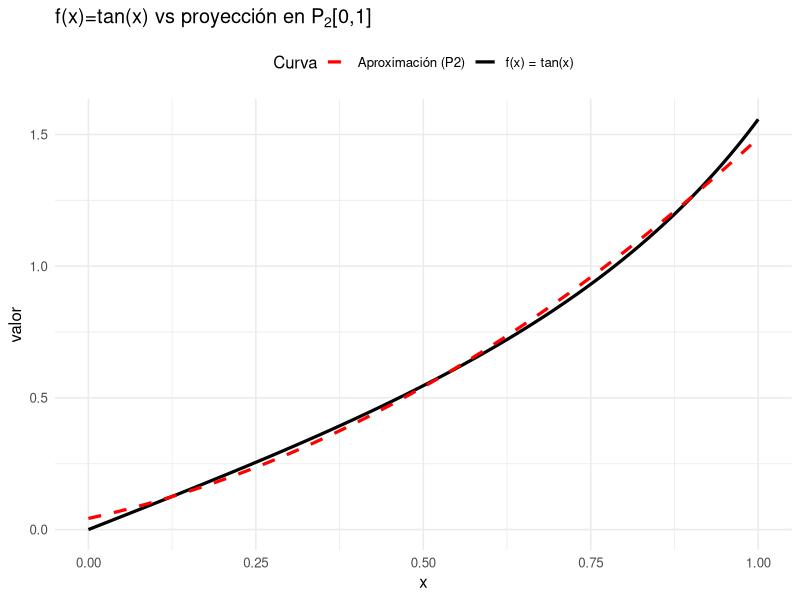

Recreate this plot in R.
## ---- chunk 1
#| code-fold: true
t <- 3 #<1>

intervalo <- function(P, t) { #<2>
  margen <- 0.5 * 10^(-t + 1)
  inferior <- P * (1 - margen)
  superior <- P * (1 + margen)
  data.frame(
    P = P,
    t = t,
    Limite_Inferior = round(inferior, 4),
    Limite_Superior = round(superior, 4)
  )
}

tabla_intervalos <- rbind( #<3>
  intervalo(150, t),
  intervalo(900, t),
  intervalo(1500, t),
  intervalo(90, t)
)

kableExtra::kable(tabla_intervalos) #<4>
## ---- chunk 2
#| code-fold: true
err.abs.a <- abs(pi - 3.1)
err.rel.a <- err.abs.a / pi
## ---- chunk 3
#| echo: false
cat("error absoluto:", err.abs.a)
cat("error relativo:", err.rel.a)
## ---- chunk 4
#| code-fold: true
err.abs.b <- abs(pi/1000 - 0.0031)
err.rel.b <- err.abs.b/(pi/1000)
## ---- chunk 5
#| echo: false
cat("error absoluto:", format(err.abs.b, scientific = F))
cat("error relativo:", err.rel.b)
## ---- chunk 6
#| code-fold: true
err.abs.c <- abs(1/3 - 0.333)
err.rel.c <- err.abs.c/(1/3)
## ---- chunk 7
#| echo: false
cat("error absoluto:", err.abs.c)
cat("error relativo:", err.rel.c)
## ---- chunk 8
#| code-fold: true
err.abs.d <- abs(100/3 - 33.3)
err.rel.d <- err.abs.d/(100/3)
## ---- chunk 9
#| echo: false
cat("error absoluto:", err.abs.d)
cat("error relativo:", err.rel.d)
## ---- chunk 10
a <- 1
b <- 0.4002
c <- 0.8e-4
discriminante <- b^2 -4*a*c
raiz.menor <- abs((-b + sqrt(discriminante))/2*a)
raiz.discriminante <- sqrt(discriminante)

format(raiz.menor, scientific = FALSE, digits = 22)
b
raiz.discriminante
## ---- chunk 11
raiz.menor.nueva <- abs((2 * c) / (-b - sqrt(discriminante)))
format(raiz.menor.nueva, scientific = FALSE, digits = 22)
## ---- chunk 12
a <- matrix(c(1, 2, 3, 2, 1, 3, 2, 3, 1), byrow = TRUE, nrow = 3)
verificar.identidad <- function(matriz) {
  derecha <- sum(matriz[1, ]) * prod(sapply(matriz[1, ][-1], function(y) {
    return(matriz[1] - y)
  }))
  izquierda <- det(matriz)
  return(
    list(
      "Matriz" = matriz,
      "Determinante" = izquierda,
      "ResultadoFormula" = derecha,
      "SeVerificaIdentidad" = (izquierda == derecha)
    )
  )
}
verificar.identidad(a)
## ---- chunk 13
identidad <- function(df) {
  n <- ncol(df) - 1
  # Validaciones básicas
  if (nrow(df) != n + 1) return(FALSE)
  if (!all(df[1, ] == 1)) return(FALSE)
  M <- df[-1, ] #<1>
  a <- diag(M[, -1])
  b <- diag(M[, -ncol(M)])
  
  estructura_valida <- all( #<2>
    sapply(1:n, function(i) {
      fila <- M[i, ]
      izquierda <- fila[1:i]
      derecha <- fila[(i+1):(n+1)]
      all(izquierda == b[i]) && all(derecha == a[i])
    })
  )
  if (!estructura_valida) return(FALSE)
  return(isTRUE(all.equal(det(df), prod(a - b)))) #<3> 
}

## ---- chunk 14
df <- matrix(c(
  1, 1, 1, 1,
  2, 3, 3, 3,
  2, 2, 4, 4,
  2, 2, 2, 5
), nrow = 4, byrow = TRUE)

identidad(df)
## ---- chunk 15
a <- matrix(c(0, 0, 0, 0, 0, 3, 2, 4, 5), nrow = 3, byrow = TRUE)
es.rala <- function(matriz) {
  nulos <- sum(sapply(matriz, function(y) {
    if (y == 0) {
      return(1)
    }
    else {
      return(0)
    }
  }))
  no.nulos <- length(matriz) - nulos
  
  return(list("Matriz" = matriz, "entradas nulas" = nulos, "entradas no nulas" = no.nulos, "EsRala" = nulos > no.nulos))
}
es.rala(a)

## ---- chunk 16
a <- matrix(c(1, 1, 1, 1, 0, 1, 1, 1, 1), nrow = 3, byrow = TRUE)
es.o <- function(matriz) {
  fila.1 <- matriz[1, ]
  fila.n <- matriz[nrow(matriz), ]
  col.1 <- matriz[, 1]
  col.n <- matriz[, ncol(matriz)]
  
  if (nrow(matriz) > 2 && ncol(matriz) > 2) {
    matriz.central <- matriz[-c(1, nrow(matriz)), -c(1, ncol(matriz)), drop = FALSE]
  } else {
    matriz.central <- NULL
  }
  
  todo.bien <- TRUE
  
  for (elem in seq_along(fila.1)) {
    if (fila.1[elem] == 0 || fila.n[elem] == 0) {
      todo.bien <- FALSE
      break
    }
  }
  
  if (todo.bien) {
    for (elem in seq_along(col.1)) {
      if (col.1[elem] == 0 || col.n[elem] == 0) {
        todo.bien <- FALSE
        break
      }
    }
  }
  
  if (todo.bien && !is.null(matriz.central)) {
    for (elem in matriz.central) {
      if (elem != 0) {
        todo.bien <- FALSE
        break
      }
    }
  }
  
  return(list("Matriz" = matriz, "Tiene forma de O" = todo.bien))
}

es.o(a)
## ---- chunk 17
prod.punto <- function(x, y) {
  return(sum(x * y))
}

norma <- function(x) {
  return(sqrt(prod.punto(x, x)))
}

proy.ortogonal <- function(u, v) {
  (prod.punto(u, v) / prod.punto(v, v)) * v
}

gs.ortogonal <- function(base) {
  U <- base
  Q <- list()
  for (k in seq_along(U)) {
    u <- U[[k]]
    if (length(Q) > 0) {
      for (q in Q)
        u <- u - proy.ortogonal(u, q)
    }
    Q[[length(Q) + 1]] <- u
  }
  return(Q)
}

gs.ortonormal <- function(base) {
  base.ortogonal <- gs.ortogonal(base)
  return(lapply(base.ortogonal, function(x) {
    return(x / norma(x))
  }))
}

base <- list(c(1,2,3), c(4,5,6), c(1,0,1))
gs.ortogonal(base)
gs.ortonormal(base)
## ---- chunk 18
prod.punto <- function(x, y) {
  return(sum(x * y))
}

mejor.aprox <- function(base, vector) {
  U <- gs.ortonormal(base)
  aprox <- numeric(length(vector))
  coef  <- numeric(length(U))
  
  for (k in seq_along(U)) {
    u <- U[[k]]
    coef[k] <- prod.punto(vector, u)
    aprox <- aprox + coef[k] * u
  }
  
  return(list("Aproximacion" = aprox, "Coeficientes" = coef))
}

mejor.aprox(list(c(1,2, 3), c(4, 5, 6)), c(1,0,1))
## ---- chunk 19
prod.l2 <- function(f, g) {
  integrate(function(x) f(x) * g(x), lower = 0, upper = 1)$value
}

mejor.aprox.2 <- function(base, f, prod.interno = prod.l2) {
  coef <- sapply(base, function(u) prod.interno(f, u))
  aprox <- function(x) {
    s <- 0
    for (k in seq_along(base)) {
      s <- s + coef[k] * base[[k]](x)
    } 
    return(s)
  }
  return(list("Aproximacion" = aprox, "Coeficientes" = coef))
}
## ---- chunk 20
#| message: false

library(tidyverse)
# Base del ejemplo 7
u1 <- function(x) 1
u2 <- function(x) sqrt(3) * (2*x - 1)
u3 <- function(x) sqrt(5) * (6*x^2 - 6*x + 1)
B_ON <- list(u1, u2, u3)

f <- function(x) tan(x)

res <- mejor.aprox.2(B_ON, f)
Pf  <- res$Aproximacion

x  <- seq(0, 1, length.out = 400)
df <- data.frame(x = x, real = f(x), aprox = Pf(x))

ggplot(df, aes(x = x)) +
  geom_line(aes(y = real, color = "f(x) = tan(x)"), size = 1.1) +
  geom_line(aes(y = aprox, color = "Aproximación (P2)"),
            size = 1.1,
            linetype = "dashed") +
  scale_color_manual(values = c(
    "f(x) = tan(x)" = "black",
    "Aproximación (P2)" = "red"
  )) +
  labs(
    title = expression(paste("f(x)=tan(x) vs proyección en ", P[2], "[0,1]")),
    x = "x",
    y = "valor",
    color = "Curva"
  ) +
  theme_minimal(base_size = 12) +
  theme(legend.position = "top")
